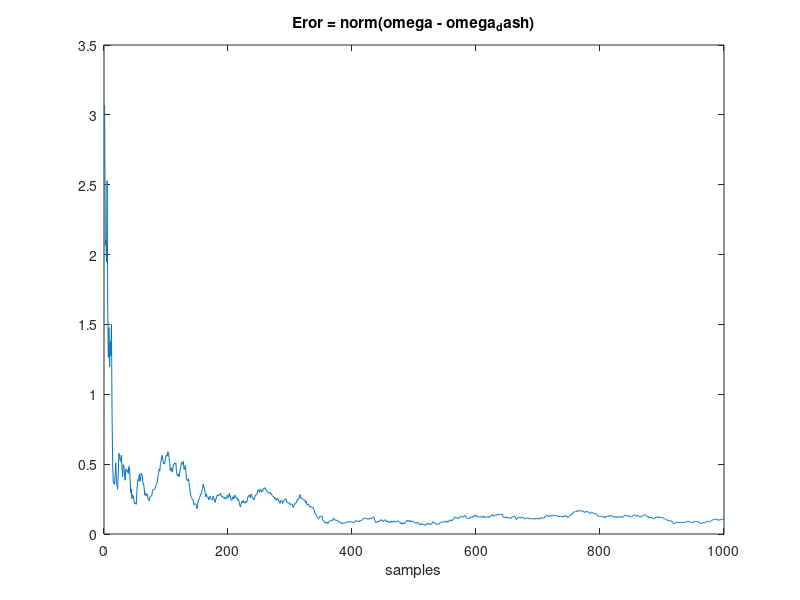
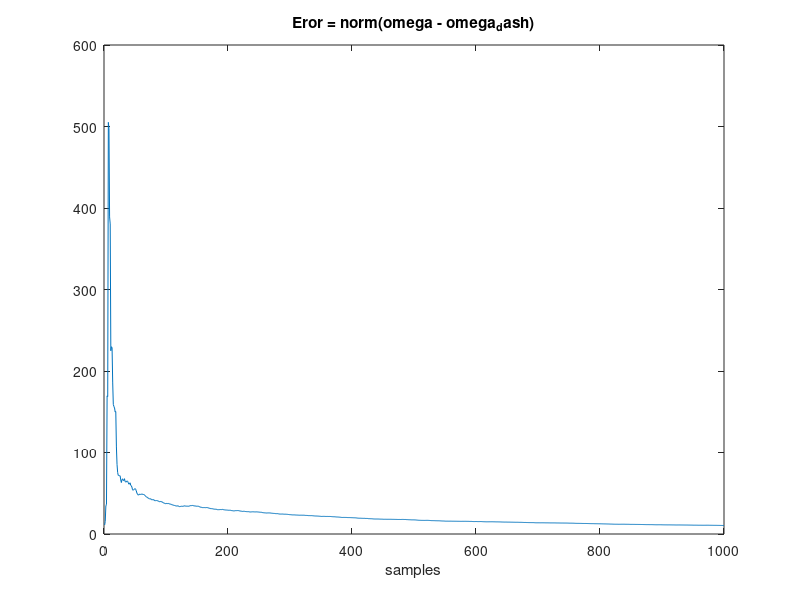

Recreate these plots in MATLAB, in order.
clear all;
close all;
rng(241502);

N = 1000;

% Simulation
b1=3;
b2=2;
b3=1;
omega=[b1; b2; b3];
Y = zeros(1,N);
U = zeros(3,N);

U(:,1) = [  (rand() + rand() -1);
            (rand() + rand() -1);
            (rand() + rand() -1)];
Y(1) = U(:,1)' * omega + rand() + rand() -1;
for n = 2:N
    U(:,n) = [  (rand() + rand() -1);
                U(2,n-1);
                U(1,n-1)];
    z = rand() + rand() -1;
    Y(n) = U(:,n)' * omega + z;
end

% Indetyfication 1
P=100*eye(3);
omega_dash = zeros(3,1);
Err = zeros(1,N);

for n = 1:N
    u = U(:,n);
    P = P - (P*(u*u')*P) / (1+u'*P*u);
    omega_dash = omega_dash + P*u *(Y(n)-u'*omega_dash);
    Err(n) = norm(omega - omega_dash);
end

% Indetyfication 2
P=100*eye(3);
omega_dash = zeros(3,1);
Err2 = zeros(1,N);
lambda=0.9;

for n = 1:N
    u = U(:,n);
    P = P - (1/lambda) * (P*(u*u')*P) / (lambda+u'*P*u);
    omega_dash = omega_dash + P*u *(Y(n)-u'*omega_dash);
    Err2(n) = norm(omega - omega_dash);
end

figure(1);
plot(Err);
title(["Eror = norm(omega - omega\_dash)"]);
xlabel(["samples"]);
saveas(gcf,'err_1','epsc')

figure(2);
plot(Err2);
title(["Eror = norm(omega - omega\_dash)"]);
xlabel(["samples"]);
saveas(gcf,'err_2','epsc')